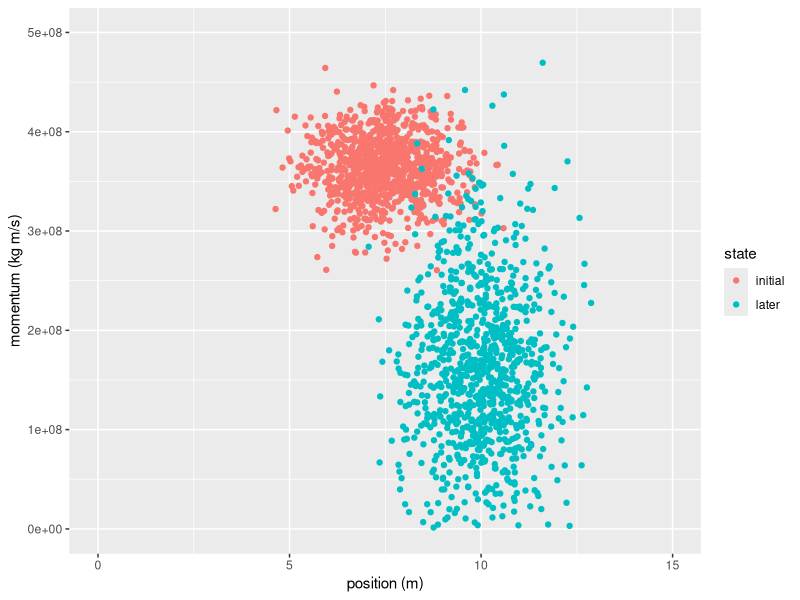

Recreate this plot in R.
## ---- chunk 1
knitr::opts_chunk$set(echo = TRUE)
if(!require("ggplot2")) { install.packages('ggplot2', repos = "http://cran.us.r-project.org"); library("ggplot2") }
# DiagrammeR requires glpk and gfortran as dependencies
if(!require("DiagrammeR")) { install.packages('DiagrammeR', repos = "http://cran.us.r-project.org"); library("DiagrammeR") }
## ---- chunk 2
states_graph_1 <-
  create_graph() %>%
  add_node(label = "R") %>%
  add_node(label = "B") %>%
  add_node(label = "G") %>%
  add_node(label = "Y") %>%
  add_node(label = "O") %>%
  add_node(label = "P") %>%
  add_edge(from = "R", to = "B") %>%
  add_edge(from = "B", to = "G") %>%
  add_edge(from = "G", to = "Y") %>%
  add_edge(from = "Y", to = "O") %>%
  add_edge(from = "O", to = "P") %>%
  add_edge(from = "P", to = "R")
render_graph(states_graph_1)
## ---- chunk 3
states_graph_2 <-
  create_graph() %>%
  add_node(label = "R") %>%
  add_node(label = "B") %>%
  add_node(label = "G") %>%
  add_node(label = "Y") %>%
  add_node(label = "O") %>%
  add_node(label = "P") %>%
  add_edge(from = "R", to = "B") %>%
  add_edge(from = "B", to = "G") %>%
  add_edge(from = "G", to = "R") %>%
  add_edge(from = "Y", to = "O") %>%
  add_edge(from = "O", to = "P") %>%
  add_edge(from = "P", to = "Y")
render_graph(states_graph_2)
## ---- chunk 4
# For a $450\text{g}$ association football travelling near $150\text{km/h}$ around a $15\text{m}$ gym:
M <- 1000; m <- 0.450; v <- 150000*60*60; xmax <- 15
p0 <- rnorm(M, m*v*1.5, 30000000)
x0 <- rnorm(M, xmax/2, 1)
p1 <- rnorm(M, m*v/1.5, 85000000)
x1 <- rnorm(M, xmax/1.5, 1)

df <- data.frame(p = p0, x = x0, state="initial")
df[1001:2000, ] <- data.frame(p = p1, x = x1, state="later")
p1 <- ggplot(df, aes(x = x, y = p, colour = state)) + xlim(c(0, 15)) + ylim(c(0, 500000000))
p1 <- p1 + xlab("position (m)") + ylab("momentum (kg m/s)")
p1 <- p1 + geom_point(data = df, na.rm=TRUE)
p1
